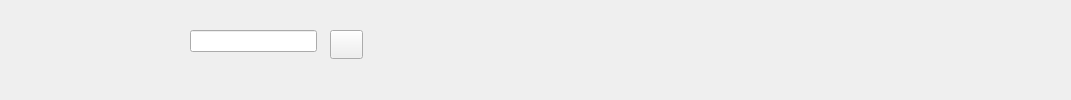
   <widget class="QWidget" name="header_widget" native="true">
    <property name="geometry">
     <rect>
      <x>335</x>
      <y>0</y>
      <width>1071</width>
      <height>100</height>
     </rect>
    </property>
    <property name="minimumSize">
     <size>
      <width>100</width>
      <height>100</height>
     </size>
    </property>
    <property name="maximumSize">
     <size>
      <width>16777215</width>
      <height>16777215</height>
     </size>
    </property>
    <widget class="QPushButton" name="pushButton_32">
     <property name="geometry">
      <rect>
       <x>11</x>
       <y>16</y>
       <width>24</width>
       <height>20</height>
      </rect>
     </property>
     <property name="styleSheet">
      <string notr="true">border:none;</string>
     </property>
     <property name="text">
      <string/>
     </property>
     <property name="icon">
      <iconset>
       <normaloff>:/images/menu.png</normaloff>:/images/menu.png</iconset>
     </property>
     <property name="checkable">
      <bool>true</bool>
     </property>
    </widget>
    <widget class="QPushButton" name="pushButton_35">
     <property name="geometry">
      <rect>
       <x>480</x>
       <y>30</y>
       <width>61</width>
       <height>28</height>
      </rect>
     </property>
     <property name="styleSheet">
      <string notr="true">border: none;</string>
     </property>
     <property name="text">
      <string/>
     </property>
     <property name="icon">
      <iconset>
       <normaloff>:/new/prefix1/im/8943377.png</normaloff>:/new/prefix1/im/8943377.png</iconset>
     </property>
     <property name="iconSize">
      <size>
       <width>30</width>
       <height>30</height>
      </size>
     </property>
    </widget>
    <widget class="QPushButton" name="pushButton_38">
     <property name="geometry">
      <rect>
       <x>650</x>
       <y>30</y>
       <width>61</width>
       <height>28</height>
      </rect>
     </property>
     <property name="styleSheet">
      <string notr="true">border: none;</string>
     </property>
     <property name="text">
      <string/>
     </property>
     <property name="icon">
      <iconset>
       <normaloff>:/images/images/11181369.png</normaloff>:/images/images/11181369.png</iconset>
     </property>
     <property name="iconSize">
      <size>
       <width>30</width>
       <height>30</height>
      </size>
     </property>
    </widget>
    <widget class="QPushButton" name="pushButton_43">
     <property name="geometry">
      <rect>
       <x>570</x>
       <y>30</y>
       <width>71</width>
       <height>28</height>
      </rect>
     </property>
     <property name="styleSheet">
      <string notr="true">border: none;</string>
     </property>
     <property name="text">
      <string/>
     </property>
     <property name="icon">
      <iconset>
       <normaloff>:/new/prefix1/im/1865269.png</normaloff>:/new/prefix1/im/1865269.png</iconset>
     </property>
     <property name="iconSize">
      <size>
       <width>30</width>
       <height>30</height>
      </size>
     </property>
    </widget>
    <widget class="QPushButton" name="pushButton_47">
     <property name="geometry">
      <rect>
       <x>330</x>
       <y>30</y>
       <width>33</width>
       <height>29</height>
      </rect>
     </property>
     <property name="text">
      <string/>
     </property>
     <property name="icon">
      <iconset>
       <normaloff>../../Music/sans_titre21/images/search.png</normaloff>../../Music/sans_titre21/images/search.png</iconset>
     </property>
    </widget>
    <widget class="QLabel" name="label_43">
     <property name="geometry">
      <rect>
       <x>910</x>
       <y>0</y>
       <width>151</width>
       <height>101</height>
      </rect>
     </property>
     <property name="text">
      <string/>
     </property>
     <property name="pixmap">
      <pixmap>:/images/images/Capture d'écran 2024-10-11 141857.png</pixmap>
     </property>
     <property name="scaledContents">
      <bool>true</bool>
     </property>
    </widget>
    <widget class="QPushButton" name="pushButton_65">
     <property name="geometry">
      <rect>
       <x>740</x>
       <y>30</y>
       <width>61</width>
       <height>28</height>
      </rect>
     </property>
     <property name="styleSheet">
      <string notr="true">border: none;</string>
     </property>
     <property name="text">
      <string/>
     </property>
     <property name="icon">
      <iconset>
       <normaloff>:/images/images/5078755.png</normaloff>:/images/images/5078755.png</iconset>
     </property>
     <property name="iconSize">
      <size>
       <width>30</width>
       <height>30</height>
      </size>
     </property>
    </widget>
    <widget class="QLineEdit" name="lineEdit_23">
     <property name="geometry">
      <rect>
       <x>190</x>
       <y>30</y>
       <width>127</width>
       <height>22</height>
      </rect>
     </property>
     <property name="styleSheet">
      <string notr="true">QLineEdit:focus{
border: 1px solid #8b86aa;
background-color:#343155;
}</string>
     </property>
    </widget>
   </widget>
